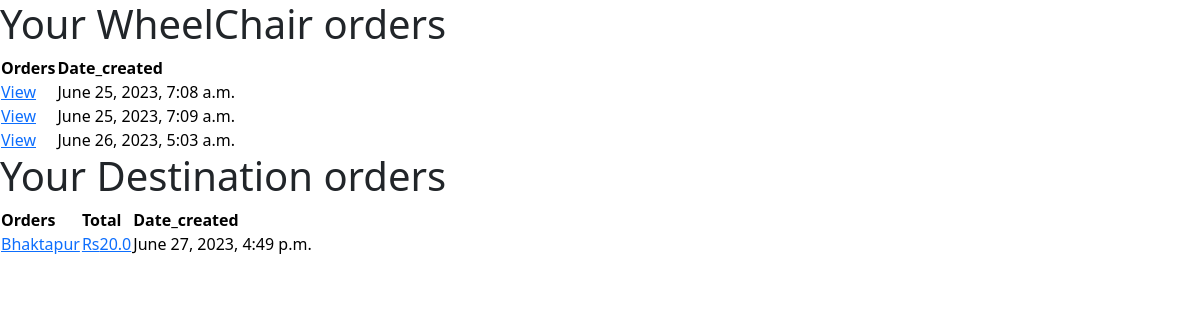
The app's page /user-profile (signed in), older data.
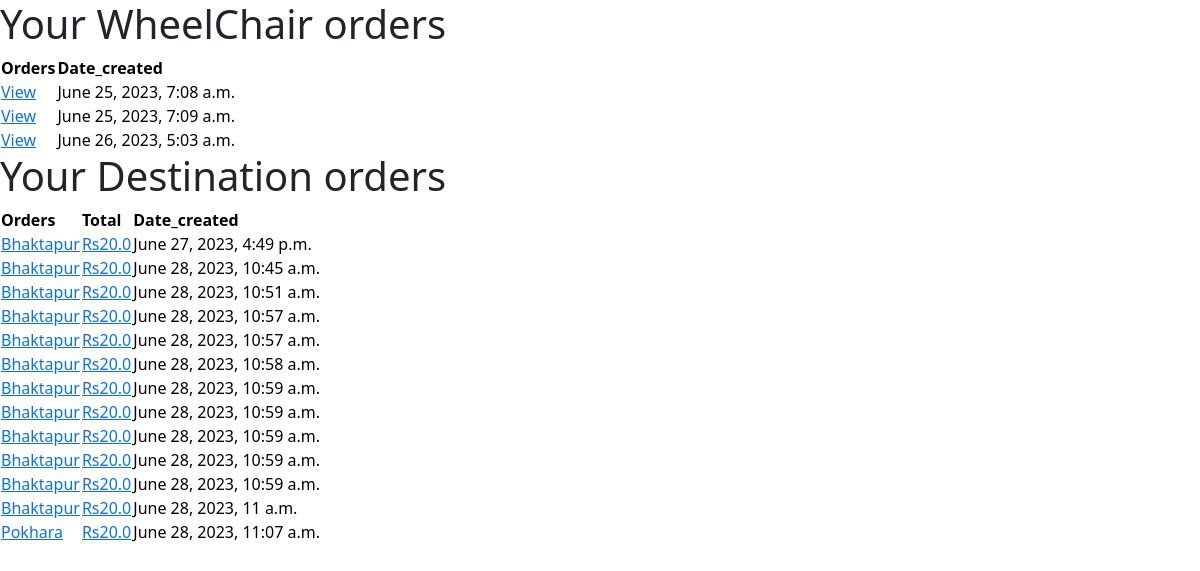
The same page, newer data.
### stroll1/models.py (models this page shows, shortened)
class Order(models.Model):
    date_ordered = models.DateTimeField(auto_now_add=True, null=True)
    customer = models.ForeignKey(Customer, on_delete= models.SET_NULL, blank=True, null=True)
    complete = models.BooleanField(default=False, null=True, blank=True )
    transaction_id = models.CharField(max_length = 200, null=True)
    payment_method = models.CharField(max_length=20, choices = METHOD, default="Cash on delivery")
    payment_completed = models.BooleanField(default=False, null=True, blank=True)
    def __str__(self):
        return str(self.id)

class Destination_Order(models.Model):
    date_ordered = models.DateTimeField(auto_now_add=True, null=True)
    ordered_by = models.CharField(max_length=200, null=True)
    destination = models.CharField(max_length=30, null=True)
    mobile = models.CharField(max_length=10, null=True)
    email = models.EmailField(null=True, blank=True)
    order_status = models.CharField(max_length=50, choices=ORDER_STATUS, default="Order Received")
    payment_method = models.CharField(
        max_length=20, choices=METHOD, default="Cash On Delivery")
    payment_completed = models.BooleanField(
        default=False, null=True, blank=True)
    price = models.FloatField(null=True)

### stroll1/views.py (the view)
# urls.py: path("user-profile", views.UserProfile, name="user-profile"),
def UserProfile(request):
     customer = request.user.customer
     userOrder = Order.objects.filter(customer=customer)
     userdestOrder = Destination_Order.objects.filter(ordered_by=request.user)
     for orders in userOrder:
          print(orders , orders.orderitem_set.all())
     for order in userdestOrder:
          print(order)
     context = {'userOrder': userOrder, 'userdestOrder': userdestOrder}
     return render(request, "userpage.html", context)

### stroll1/models.py (called while the page is built)
        def __str__(self):
            return self.product.name

### Templates/userpage.html (shortened to what this page needs)
{% load static %}
<head>
    <link href="https://cdn.jsdelivr.net/npm/bootstrap@5.3.0/dist/css/bootstrap.min.css" rel="stylesheet">
</head>
<h1>Your WheelChair orders</h1>
<table class="tavle table-primary">
    <thead>
      <tr>
        <th scope="col">Orders</th>
        <th scope="col">Date_created</th>
      </tr>
    </thead>
    <tbody>
      <tr>
        {% for orders in userOrder%}
        <td><a href="{% url 'showOrderitems' orders.id %}">View</a></td>
        <td><a>{{orders.date_ordered}}</a></td>
      </tr>
      {% endfor %}
    </tbody>
  </table>
  <h1>Your Destination orders</h1>
<table class="tavle table-primary">
    <thead>
      <tr>
        <th scope="col">Orders</th>
        <th scope="col">Total</th>
        <th scope="col">Date_created</th>
      </tr>
    </thead>
    <tbody>
      <tr>
        {% for order in userdestOrder%}
        <td><a href="#">{{order.destination}}</a></td>
        <td><a href="#">Rs{{order.price}}</a></td>
        <td><a>{{order.date_ordered}}</a></td>
      </tr>
      {% endfor %}
    </tbody>
  </table>

Row changes from the older to the newer data that the page shows:
added Destination_Order: destination "Bhaktapur", price "20.0", date_ordered "June 28, 2023, 10:45 a.m."
added Destination_Order: destination "Bhaktapur", price "20.0", date_ordered "June 28, 2023, 10:51 a.m."
added Destination_Order: destination "Bhaktapur", price "20.0", date_ordered "June 28, 2023, 10:57 a.m."
added Destination_Order: destination "Bhaktapur", price "20.0", date_ordered "June 28, 2023, 10:57 a.m."
added Destination_Order: destination "Bhaktapur", price "20.0", date_ordered "June 28, 2023, 10:58 a.m."
added Destination_Order: destination "Bhaktapur", price "20.0", date_ordered "June 28, 2023, 10:59 a.m."
added Destination_Order: destination "Bhaktapur", price "20.0", date_ordered "June 28, 2023, 10:59 a.m."
added Destination_Order: destination "Bhaktapur", price "20.0", date_ordered "June 28, 2023, 10:59 a.m."
added Destination_Order: destination "Bhaktapur", price "20.0", date_ordered "June 28, 2023, 10:59 a.m."
added Destination_Order: destination "Bhaktapur", price "20.0", date_ordered "June 28, 2023, 10:59 a.m."
added Destination_Order: destination "Bhaktapur", price "20.0", date_ordered "June 28, 2023, 11 a.m."
added Destination_Order: destination "Pokhara", price "20.0", date_ordered "June 28, 2023, 11:07 a.m."
